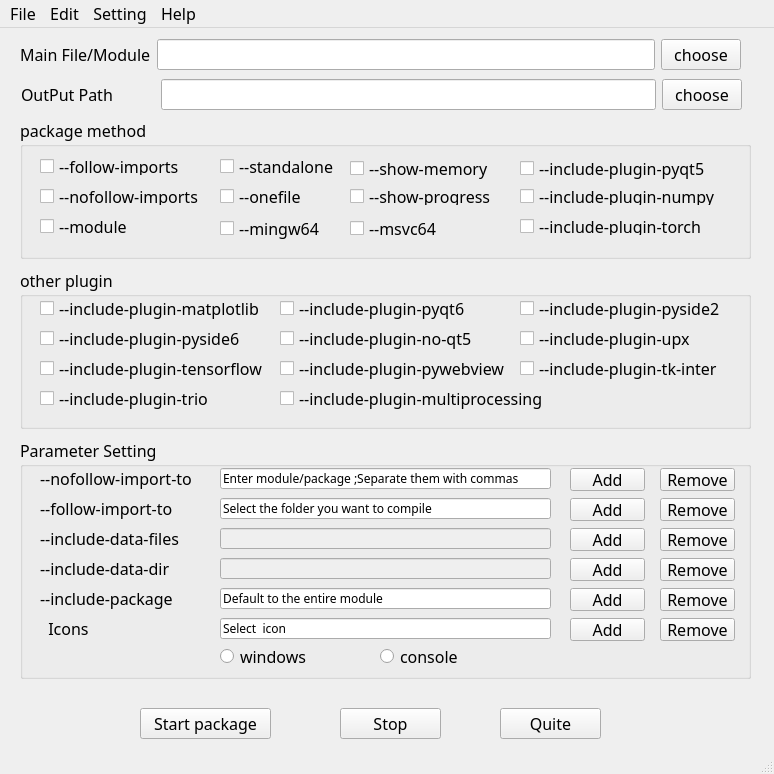
<?xml version="1.0" encoding="UTF-8"?>
<ui version="4.0">
 <class>MainWindow</class>
 <widget class="QMainWindow" name="MainWindow">
  <property name="geometry">
   <rect>
    <x>0</x>
    <y>0</y>
    <width>774</width>
    <height>774</height>
   </rect>
  </property>
  <property name="font">
   <font>
    <family>微软雅黑</family>
    <pointsize>12</pointsize>
   </font>
  </property>
  <property name="windowTitle">
   <string>AutoNuitka</string>
  </property>
  <widget class="QWidget" name="centralwidget">
   <widget class="QGroupBox" name="groupBox">
    <property name="geometry">
     <rect>
      <x>20</x>
      <y>90</y>
      <width>731</width>
      <height>141</height>
     </rect>
    </property>
    <property name="title">
     <string>package method</string>
    </property>
    <widget class="QCheckBox" name="checkBox">
     <property name="geometry">
      <rect>
       <x>20</x>
       <y>40</y>
       <width>151</width>
       <height>17</height>
      </rect>
     </property>
     <property name="text">
      <string>--follow-imports</string>
     </property>
    </widget>
    <widget class="QCheckBox" name="checkBox_2">
     <property name="geometry">
      <rect>
       <x>200</x>
       <y>100</y>
       <width>111</width>
       <height>21</height>
      </rect>
     </property>
     <property name="text">
      <string>--mingw64</string>
     </property>
    </widget>
    <widget class="QCheckBox" name="checkBox_3">
     <property name="geometry">
      <rect>
       <x>200</x>
       <y>40</y>
       <width>141</width>
       <height>17</height>
      </rect>
     </property>
     <property name="text">
      <string>--standalone</string>
     </property>
    </widget>
    <widget class="QCheckBox" name="checkBox_4">
     <property name="geometry">
      <rect>
       <x>200</x>
       <y>70</y>
       <width>141</width>
       <height>17</height>
      </rect>
     </property>
     <property name="text">
      <string>--onefile</string>
     </property>
    </widget>
    <widget class="QCheckBox" name="checkBox_5">
     <property name="geometry">
      <rect>
       <x>330</x>
       <y>40</y>
       <width>151</width>
       <height>21</height>
      </rect>
     </property>
     <property name="text">
      <string>--show-memory</string>
     </property>
    </widget>
    <widget class="QCheckBox" name="checkBox_6">
     <property name="geometry">
      <rect>
       <x>330</x>
       <y>70</y>
       <width>151</width>
       <height>17</height>
      </rect>
     </property>
     <property name="text">
      <string>--show-progress</string>
     </property>
    </widget>
    <widget class="QCheckBox" name="checkBox_7">
     <property name="geometry">
      <rect>
       <x>20</x>
       <y>100</y>
       <width>91</width>
       <height>17</height>
      </rect>
     </property>
     <property name="text">
      <string>--module </string>
     </property>
    </widget>
    <widget class="QCheckBox" name="checkBox_8">
     <property name="geometry">
      <rect>
       <x>20</x>
       <y>70</y>
       <width>171</width>
       <height>17</height>
      </rect>
     </property>
     <property name="text">
      <string>--nofollow-imports</string>
     </property>
    </widget>
    <widget class="QCheckBox" name="checkBox_10">
     <property name="geometry">
      <rect>
       <x>330</x>
       <y>100</y>
       <width>101</width>
       <height>21</height>
      </rect>
     </property>
     <property name="text">
      <string>--msvc64</string>
     </property>
    </widget>
    <widget class="QCheckBox" name="checkBox_9">
     <property name="geometry">
      <rect>
       <x>500</x>
       <y>40</y>
       <width>221</width>
       <height>21</height>
      </rect>
     </property>
     <property name="text">
      <string>--include-plugin-pyqt5</string>
     </property>
    </widget>
    <widget class="QCheckBox" name="checkBox_17">
     <property name="geometry">
      <rect>
       <x>500</x>
       <y>70</y>
       <width>211</width>
       <height>17</height>
      </rect>
     </property>
     <property name="text">
      <string>--include-plugin-numpy</string>
     </property>
    </widget>
    <widget class="QCheckBox" name="checkBox_20">
     <property name="geometry">
      <rect>
       <x>500</x>
       <y>100</y>
       <width>211</width>
       <height>17</height>
      </rect>
     </property>
     <property name="text">
      <string>--include-plugin-torch</string>
     </property>
    </widget>
   </widget>
   <widget class="QGroupBox" name="groupBox_2">
    <property name="geometry">
     <rect>
      <x>20</x>
      <y>410</y>
      <width>731</width>
      <height>241</height>
     </rect>
    </property>
    <property name="title">
     <string>Parameter Setting</string>
    </property>
    <widget class="QLabel" name="label_3">
     <property name="geometry">
      <rect>
       <x>20</x>
       <y>30</y>
       <width>171</width>
       <height>21</height>
      </rect>
     </property>
     <property name="text">
      <string>--nofollow-import-to</string>
     </property>
    </widget>
    <widget class="QLineEdit" name="lineEdit_3">
     <property name="geometry">
      <rect>
       <x>200</x>
       <y>30</y>
       <width>331</width>
       <height>21</height>
      </rect>
     </property>
     <property name="font">
      <font>
       <family>微软雅黑</family>
       <pointsize>9</pointsize>
      </font>
     </property>
     <property name="text">
      <string>Enter module/package ;Separate them with commas</string>
     </property>
    </widget>
    <widget class="QPushButton" name="pushButton_3">
     <property name="geometry">
      <rect>
       <x>550</x>
       <y>30</y>
       <width>75</width>
       <height>23</height>
      </rect>
     </property>
     <property name="text">
      <string>Add</string>
     </property>
    </widget>
    <widget class="QPushButton" name="pushButton_10">
     <property name="geometry">
      <rect>
       <x>640</x>
       <y>30</y>
       <width>75</width>
       <height>23</height>
      </rect>
     </property>
     <property name="text">
      <string>Remove</string>
     </property>
    </widget>
    <widget class="QLabel" name="label_5">
     <property name="geometry">
      <rect>
       <x>20</x>
       <y>150</y>
       <width>271</width>
       <height>21</height>
      </rect>
     </property>
     <property name="text">
      <string>--include-package</string>
     </property>
    </widget>
    <widget class="QLineEdit" name="lineEdit_4">
     <property name="geometry">
      <rect>
       <x>200</x>
       <y>60</y>
       <width>331</width>
       <height>21</height>
      </rect>
     </property>
     <property name="font">
      <font>
       <family>微软雅黑</family>
       <pointsize>9</pointsize>
      </font>
     </property>
     <property name="text">
      <string>Select the folder you want to compile</string>
     </property>
    </widget>
    <widget class="QPushButton" name="pushButton_4">
     <property name="geometry">
      <rect>
       <x>550</x>
       <y>60</y>
       <width>75</width>
       <height>23</height>
      </rect>
     </property>
     <property name="text">
      <string>Add</string>
     </property>
    </widget>
    <widget class="QPushButton" name="pushButton_12">
     <property name="geometry">
      <rect>
       <x>640</x>
       <y>60</y>
       <width>75</width>
       <height>23</height>
      </rect>
     </property>
     <property name="text">
      <string>Remove</string>
     </property>
    </widget>
    <widget class="QLabel" name="label_6">
     <property name="geometry">
      <rect>
       <x>20</x>
       <y>90</y>
       <width>271</width>
       <height>21</height>
      </rect>
     </property>
     <property name="text">
      <string>--include-data-files</string>
     </property>
    </widget>
    <widget class="QLineEdit" name="lineEdit_5">
     <property name="enabled">
      <bool>false</bool>
     </property>
     <property name="geometry">
      <rect>
       <x>200</x>
       <y>90</y>
       <width>331</width>
       <height>21</height>
      </rect>
     </property>
     <property name="font">
      <font>
       <family>微软雅黑</family>
       <pointsize>9</pointsize>
      </font>
     </property>
    </widget>
    <widget class="QPushButton" name="pushButton_5">
     <property name="geometry">
      <rect>
       <x>550</x>
       <y>90</y>
       <width>75</width>
       <height>23</height>
      </rect>
     </property>
     <property name="text">
      <string>Add</string>
     </property>
    </widget>
    <widget class="QPushButton" name="pushButton_14">
     <property name="geometry">
      <rect>
       <x>640</x>
       <y>90</y>
       <width>75</width>
       <height>23</height>
      </rect>
     </property>
     <property name="text">
      <string>Remove</string>
     </property>
    </widget>
    <widget class="QLabel" name="label_7">
     <property name="geometry">
      <rect>
       <x>20</x>
       <y>120</y>
       <width>151</width>
       <height>21</height>
      </rect>
     </property>
     <property name="text">
      <string>--include-data-dir</string>
     </property>
    </widget>
    <widget class="QLineEdit" name="lineEdit_8">
     <property name="enabled">
      <bool>false</bool>
     </property>
     <property name="geometry">
      <rect>
       <x>200</x>
       <y>120</y>
       <width>331</width>
       <height>21</height>
      </rect>
     </property>
     <property name="font">
      <font>
       <family>微软雅黑</family>
       <pointsize>9</pointsize>
      </font>
     </property>
    </widget>
    <widget class="QPushButton" name="pushButton_15">
     <property name="geometry">
      <rect>
       <x>550</x>
       <y>120</y>
       <width>75</width>
       <height>23</height>
      </rect>
     </property>
     <property name="text">
      <string>Add</string>
     </property>
    </widget>
    <widget class="QPushButton" name="pushButton_16">
     <property name="geometry">
      <rect>
       <x>640</x>
       <y>120</y>
       <width>75</width>
       <height>23</height>
      </rect>
     </property>
     <property name="text">
      <string>Remove</string>
     </property>
    </widget>
    <widget class="QLabel" name="label_8">
     <property name="geometry">
      <rect>
       <x>20</x>
       <y>60</y>
       <width>171</width>
       <height>21</height>
      </rect>
     </property>
     <property name="text">
      <string>--follow-import-to</string>
     </property>
    </widget>
    <widget class="QLineEdit" name="lineEdit_9">
     <property name="geometry">
      <rect>
       <x>200</x>
       <y>150</y>
       <width>331</width>
       <height>21</height>
      </rect>
     </property>
     <property name="font">
      <font>
       <family>微软雅黑</family>
       <pointsize>9</pointsize>
      </font>
     </property>
     <property name="text">
      <string>Default to the entire module</string>
     </property>
    </widget>
    <widget class="QPushButton" name="pushButton_17">
     <property name="geometry">
      <rect>
       <x>640</x>
       <y>150</y>
       <width>75</width>
       <height>23</height>
      </rect>
     </property>
     <property name="text">
      <string>Remove</string>
     </property>
    </widget>
    <widget class="QPushButton" name="pushButton_18">
     <property name="geometry">
      <rect>
       <x>550</x>
       <y>150</y>
       <width>75</width>
       <height>23</height>
      </rect>
     </property>
     <property name="text">
      <string>Add</string>
     </property>
    </widget>
    <widget class="QLabel" name="label_4">
     <property name="geometry">
      <rect>
       <x>20</x>
       <y>180</y>
       <width>61</width>
       <height>21</height>
      </rect>
     </property>
     <property name="text">
      <string>  Icons</string>
     </property>
    </widget>
    <widget class="QLineEdit" name="lineEdit_6">
     <property name="geometry">
      <rect>
       <x>200</x>
       <y>180</y>
       <width>331</width>
       <height>21</height>
      </rect>
     </property>
     <property name="font">
      <font>
       <family>微软雅黑</family>
       <pointsize>9</pointsize>
      </font>
     </property>
     <property name="text">
      <string>Select  icon</string>
     </property>
    </widget>
    <widget class="QPushButton" name="pushButton_19">
     <property name="geometry">
      <rect>
       <x>640</x>
       <y>180</y>
       <width>75</width>
       <height>23</height>
      </rect>
     </property>
     <property name="text">
      <string>Remove</string>
     </property>
    </widget>
    <widget class="QPushButton" name="pushButton_20">
     <property name="geometry">
      <rect>
       <x>550</x>
       <y>180</y>
       <width>75</width>
       <height>23</height>
      </rect>
     </property>
     <property name="text">
      <string>Add</string>
     </property>
    </widget>
    <widget class="QRadioButton" name="radioButton">
     <property name="geometry">
      <rect>
       <x>200</x>
       <y>210</y>
       <width>89</width>
       <height>17</height>
      </rect>
     </property>
     <property name="text">
      <string>windows</string>
     </property>
    </widget>
    <widget class="QRadioButton" name="radioButton_2">
     <property name="geometry">
      <rect>
       <x>360</x>
       <y>210</y>
       <width>101</width>
       <height>17</height>
      </rect>
     </property>
     <property name="text">
      <string>console</string>
     </property>
    </widget>
   </widget>
   <widget class="QPushButton" name="pushButton_7">
    <property name="geometry">
     <rect>
      <x>140</x>
      <y>680</y>
      <width>131</width>
      <height>31</height>
     </rect>
    </property>
    <property name="text">
     <string>Start package</string>
    </property>
   </widget>
   <widget class="QPushButton" name="pushButton_8">
    <property name="geometry">
     <rect>
      <x>340</x>
      <y>680</y>
      <width>101</width>
      <height>31</height>
     </rect>
    </property>
    <property name="text">
     <string>Stop</string>
    </property>
   </widget>
   <widget class="QPushButton" name="pushButton_9">
    <property name="geometry">
     <rect>
      <x>500</x>
      <y>680</y>
      <width>101</width>
      <height>31</height>
     </rect>
    </property>
    <property name="text">
     <string>Quite</string>
    </property>
   </widget>
   <widget class="QWidget" name="layoutWidget">
    <property name="geometry">
     <rect>
      <x>20</x>
      <y>10</y>
      <width>721</width>
      <height>33</height>
     </rect>
    </property>
    <layout class="QHBoxLayout" name="horizontalLayout">
     <item>
      <widget class="QLabel" name="label">
       <property name="text">
        <string>Main File/Module</string>
       </property>
      </widget>
     </item>
     <item>
      <widget class="QLineEdit" name="lineEdit"/>
     </item>
     <item>
      <widget class="QPushButton" name="pushButton">
       <property name="text">
        <string>choose</string>
       </property>
      </widget>
     </item>
    </layout>
   </widget>
   <widget class="QWidget" name="layoutWidget">
    <property name="geometry">
     <rect>
      <x>21</x>
      <y>50</y>
      <width>721</width>
      <height>33</height>
     </rect>
    </property>
    <layout class="QHBoxLayout" name="horizontalLayout_2">
     <item>
      <widget class="QLabel" name="label_2">
       <property name="text">
        <string>OutPut Path          </string>
       </property>
      </widget>
     </item>
     <item>
      <widget class="QLineEdit" name="lineEdit_2"/>
     </item>
     <item>
      <widget class="QPushButton" name="pushButton_2">
       <property name="text">
        <string>choose</string>
       </property>
      </widget>
     </item>
    </layout>
   </widget>
   <widget class="QGroupBox" name="groupBox_3">
    <property name="geometry">
     <rect>
      <x>20</x>
      <y>240</y>
      <width>731</width>
      <height>161</height>
     </rect>
    </property>
    <property name="title">
     <string>other plugin</string>
    </property>
    <widget class="QCheckBox" name="checkBox_11">
     <property name="geometry">
      <rect>
       <x>20</x>
       <y>30</y>
       <width>231</width>
       <height>21</height>
      </rect>
     </property>
     <property name="text">
      <string>--include-plugin-matplotlib</string>
     </property>
    </widget>
    <widget class="QCheckBox" name="checkBox_13">
     <property name="geometry">
      <rect>
       <x>260</x>
       <y>30</y>
       <width>201</width>
       <height>21</height>
      </rect>
     </property>
     <property name="text">
      <string>--include-plugin-pyqt6</string>
     </property>
    </widget>
    <widget class="QCheckBox" name="checkBox_15">
     <property name="geometry">
      <rect>
       <x>500</x>
       <y>30</y>
       <width>211</width>
       <height>21</height>
      </rect>
     </property>
     <property name="text">
      <string>--include-plugin-pyside2</string>
     </property>
    </widget>
    <widget class="QCheckBox" name="checkBox_12">
     <property name="geometry">
      <rect>
       <x>20</x>
       <y>60</y>
       <width>221</width>
       <height>21</height>
      </rect>
     </property>
     <property name="text">
      <string>--include-plugin-pyside6</string>
     </property>
    </widget>
    <widget class="QCheckBox" name="checkBox_18">
     <property name="geometry">
      <rect>
       <x>260</x>
       <y>60</y>
       <width>201</width>
       <height>21</height>
      </rect>
     </property>
     <property name="text">
      <string>--include-plugin-no-qt5</string>
     </property>
    </widget>
    <widget class="QCheckBox" name="checkBox_19">
     <property name="geometry">
      <rect>
       <x>20</x>
       <y>90</y>
       <width>231</width>
       <height>21</height>
      </rect>
     </property>
     <property name="text">
      <string>--include-plugin-tensorflow</string>
     </property>
    </widget>
    <widget class="QCheckBox" name="checkBox_22">
     <property name="geometry">
      <rect>
       <x>500</x>
       <y>60</y>
       <width>201</width>
       <height>21</height>
      </rect>
     </property>
     <property name="text">
      <string>--include-plugin-upx</string>
     </property>
    </widget>
    <widget class="QCheckBox" name="checkBox_23">
     <property name="geometry">
      <rect>
       <x>20</x>
       <y>120</y>
       <width>201</width>
       <height>21</height>
      </rect>
     </property>
     <property name="text">
      <string>--include-plugin-trio</string>
     </property>
    </widget>
    <widget class="QCheckBox" name="checkBox_24">
     <property name="geometry">
      <rect>
       <x>500</x>
       <y>90</y>
       <width>211</width>
       <height>21</height>
      </rect>
     </property>
     <property name="text">
      <string>--include-plugin-tk-inter</string>
     </property>
    </widget>
    <widget class="QCheckBox" name="checkBox_25">
     <property name="geometry">
      <rect>
       <x>260</x>
       <y>90</y>
       <width>241</width>
       <height>21</height>
      </rect>
     </property>
     <property name="text">
      <string>--include-plugin-pywebview</string>
     </property>
    </widget>
    <widget class="QCheckBox" name="checkBox_14">
     <property name="geometry">
      <rect>
       <x>260</x>
       <y>120</y>
       <width>281</width>
       <height>21</height>
      </rect>
     </property>
     <property name="text">
      <string>--include-plugin-multiprocessing</string>
     </property>
    </widget>
   </widget>
  </widget>
  <widget class="QMenuBar" name="menubar">
   <property name="geometry">
    <rect>
     <x>0</x>
     <y>0</y>
     <width>774</width>
     <height>27</height>
    </rect>
   </property>
   <widget class="QMenu" name="menu">
    <property name="title">
     <string>File</string>
    </property>
   </widget>
   <widget class="QMenu" name="menu_2">
    <property name="title">
     <string>Edit</string>
    </property>
   </widget>
   <widget class="QMenu" name="menu_3">
    <property name="title">
     <string>Setting</string>
    </property>
   </widget>
   <widget class="QMenu" name="menu_4">
    <property name="title">
     <string>Help</string>
    </property>
   </widget>
   <addaction name="menu"/>
   <addaction name="menu_2"/>
   <addaction name="menu_3"/>
   <addaction name="menu_4"/>
  </widget>
  <widget class="QStatusBar" name="statusbar">
   <property name="font">
    <font>
     <family>微软雅黑</family>
     <pointsize>8</pointsize>
    </font>
   </property>
  </widget>
 </widget>
 <resources/>
 <connections/>
</ui>
